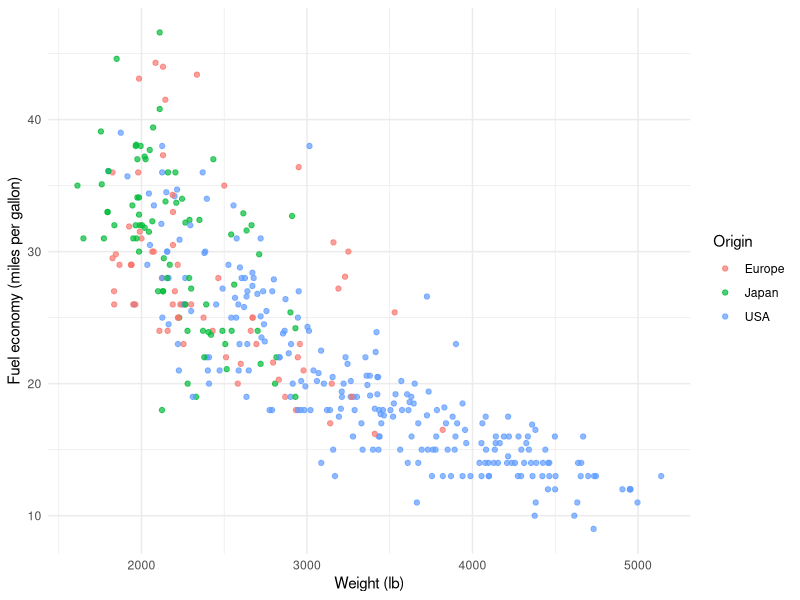
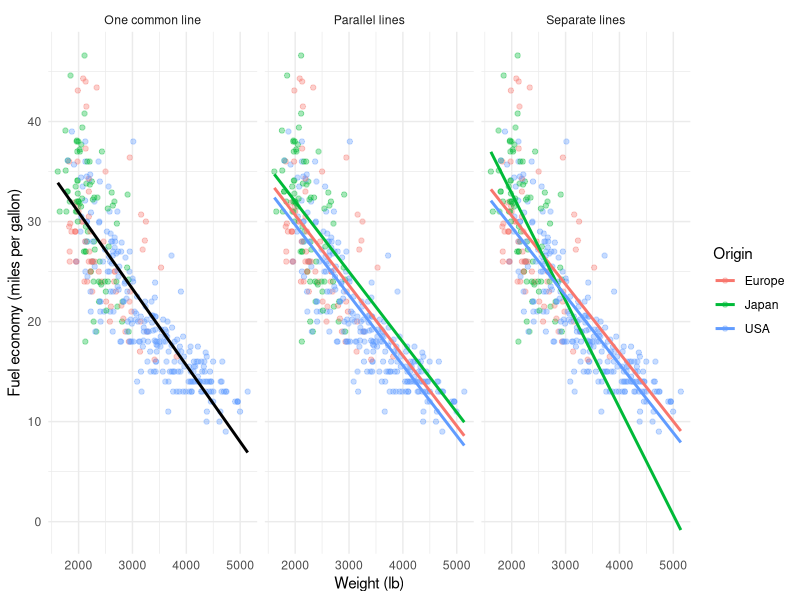
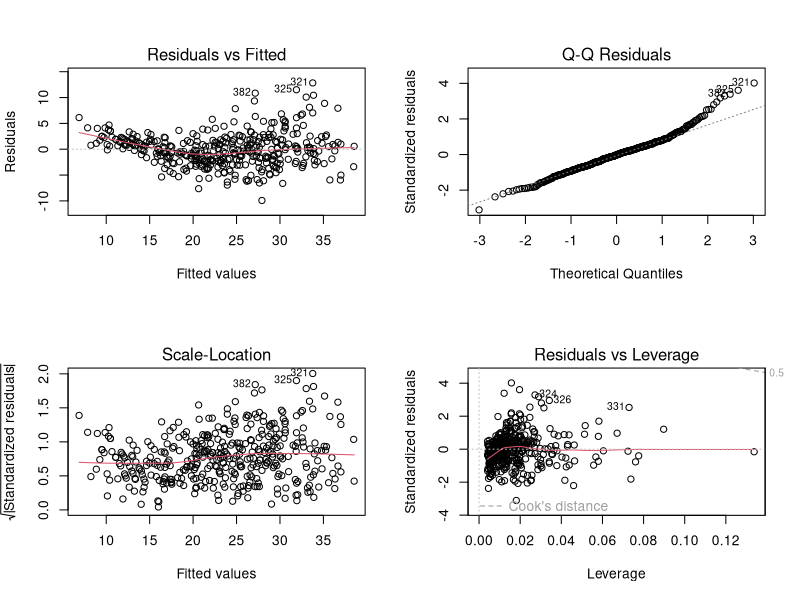
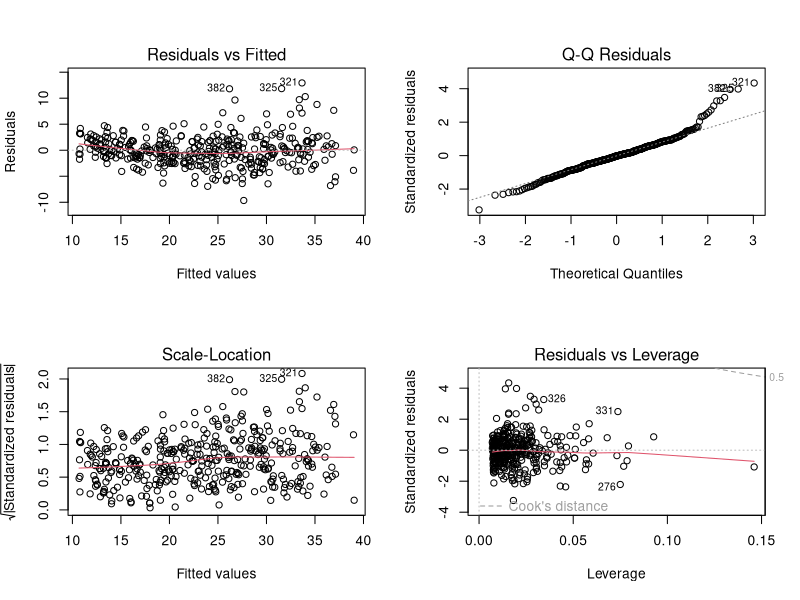

R code for these plots, in order:
## ---- chunk 1
knitr::opts_chunk$set(comment = "", dev = "png")
library(tidyverse)
## ---- chunk 2
auto <- readr::read_csv("../data/auto_mpg.csv") |>
  mutate(origin = factor(origin))

glimpse(auto)
## ---- chunk 3
ggplot(auto, aes(x = weight, y = mpg, colour = origin)) +
  geom_point(alpha = 0.7) +
  labs(
    x = "Weight (lb)",
    y = "Fuel economy (miles per gallon)",
    colour = "Origin"
  ) +
  theme_minimal()
## ---- chunk 4
m1 <- lm(mpg ~ weight, data = auto)
m2 <- lm(mpg ~ weight + origin, data = auto)
m3 <- lm(mpg ~ weight * origin, data = auto)
## ---- chunk 5
weight_values <- seq(min(auto$weight), max(auto$weight), length.out = 200)
model_levels <- c("One common line", "Parallel lines", "Separate lines")

common_grid <- tibble(weight = weight_values)
common_fit <- common_grid |>
  mutate(
    fitted = predict(m1, newdata = common_grid),
    model = factor("One common line", levels = model_levels)
  )

origin_grid <- crossing(
  weight = weight_values,
  origin = levels(auto$origin)
)

origin_fits <- bind_rows(
  origin_grid |>
    mutate(
      fitted = predict(m2, newdata = origin_grid),
      model = "Parallel lines"
    ),
  origin_grid |>
    mutate(
      fitted = predict(m3, newdata = origin_grid),
      model = "Separate lines"
    )
) |>
  mutate(model = factor(model, levels = model_levels))

plot_data <- crossing(
  auto,
  model = factor(model_levels, levels = model_levels)
)

ggplot(plot_data, aes(x = weight, y = mpg, colour = origin)) +
  geom_point(alpha = 0.35) +
  geom_line(
    data = origin_fits,
    aes(y = fitted),
    linewidth = 1
  ) +
  geom_line(
    data = common_fit,
    aes(x = weight, y = fitted),
    inherit.aes = FALSE,
    colour = "black",
    linewidth = 1
  ) +
  facet_wrap(~ model) +
  labs(
    x = "Weight (lb)",
    y = "Fuel economy (miles per gallon)",
    colour = "Origin"
  ) +
  theme_minimal()
## ---- chunk 6
anova(m1, m2)
## ---- chunk 7
anova(m2, m3)
## ---- chunk 8
anova(m1, m3)
## ---- chunk 9
anova(lm(mpg ~ origin + weight, data = auto))
anova(lm(mpg ~ weight + origin, data = auto))
## ---- chunk 10
m4 <- lm(mpg ~ weight * origin + model_year, data = auto)
m5 <- lm(mpg ~ weight * origin + model_year + horsepower, data = auto)

candidate_models <- list(
  "Weight only" = m1,
  "Weight + origin" = m2,
  "Weight * origin" = m3,
  "+ model year" = m4,
  "+ horsepower" = m5
)

model_comparison <- tibble(
  Model = names(candidate_models),
  Parameters = map_int(candidate_models, ~ length(coef(.x))),
  `Adjusted R-squared` = map_dbl(
    candidate_models,
    ~ summary(.x)$adj.r.squared
  ),
  `Residual standard error` = map_dbl(candidate_models, sigma),
  AIC = map_dbl(candidate_models, AIC)
) |>
  mutate(
    `Adjusted R-squared` = round(`Adjusted R-squared`, 3),
    `Residual standard error` = round(`Residual standard error`, 3),
    AIC = round(AIC, 1)
  )

knitr::kable(model_comparison)
## ---- chunk 11
anova(m3, m4)
## ---- chunk 12
anova(m4, m5)
## ---- chunk 13
par(mfrow = c(2, 2))
plot(m4)
par(mfrow = c(1, 1))
## ---- chunk 14
m6 <- lm(
  mpg ~ weight * origin + I(weight^2) + model_year,
  data = auto
)

anova(m4, m6)
## ---- chunk 15
par(mfrow = c(2, 2))
plot(m6)
par(mfrow = c(1, 1))
